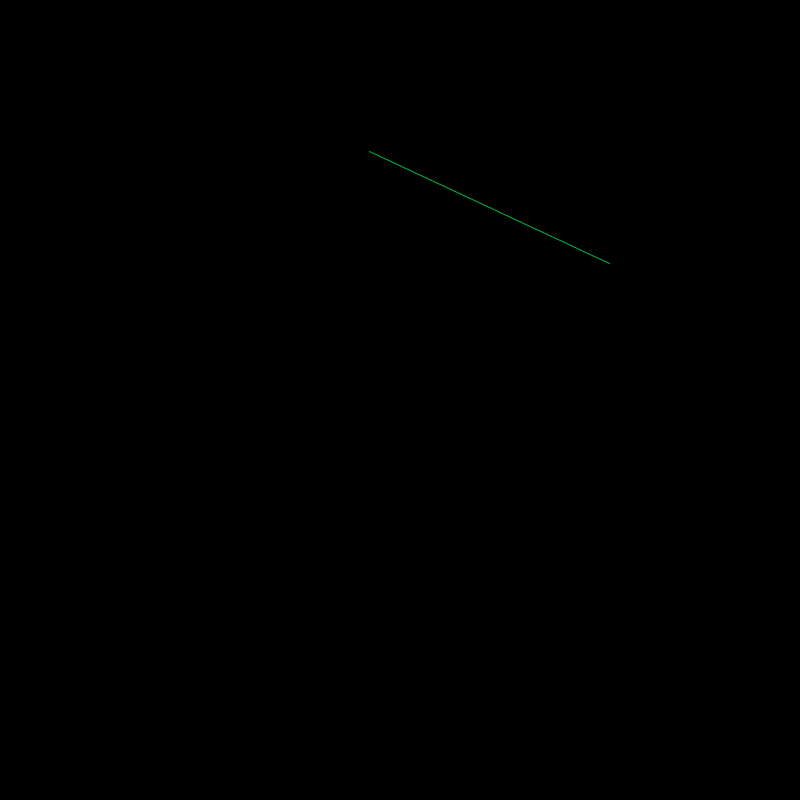
Frame 1 (no input)
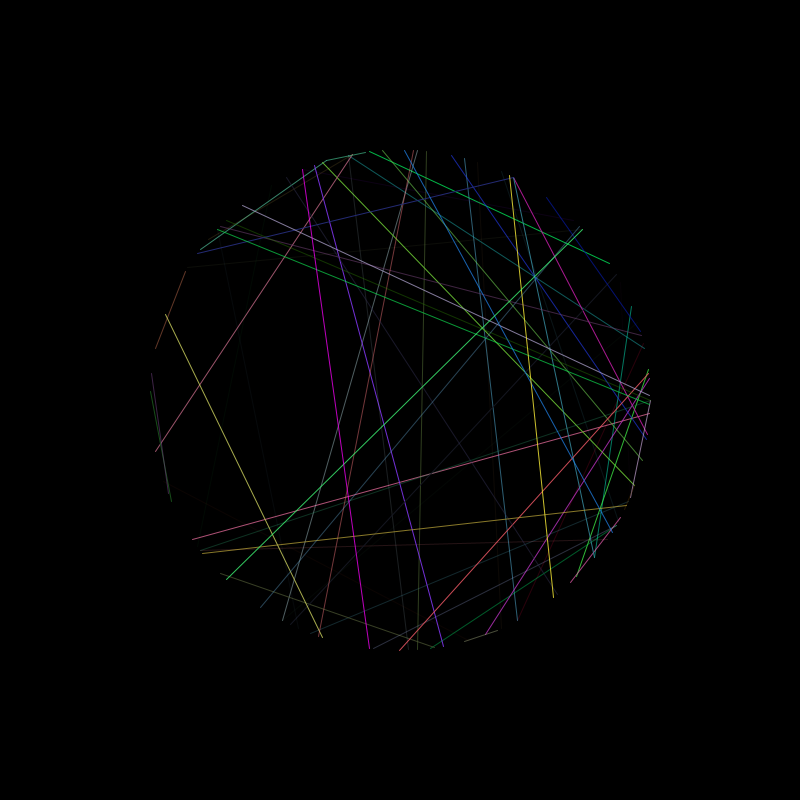
Frame 60 (the mouse pressed at the canvas centre just before this capture)
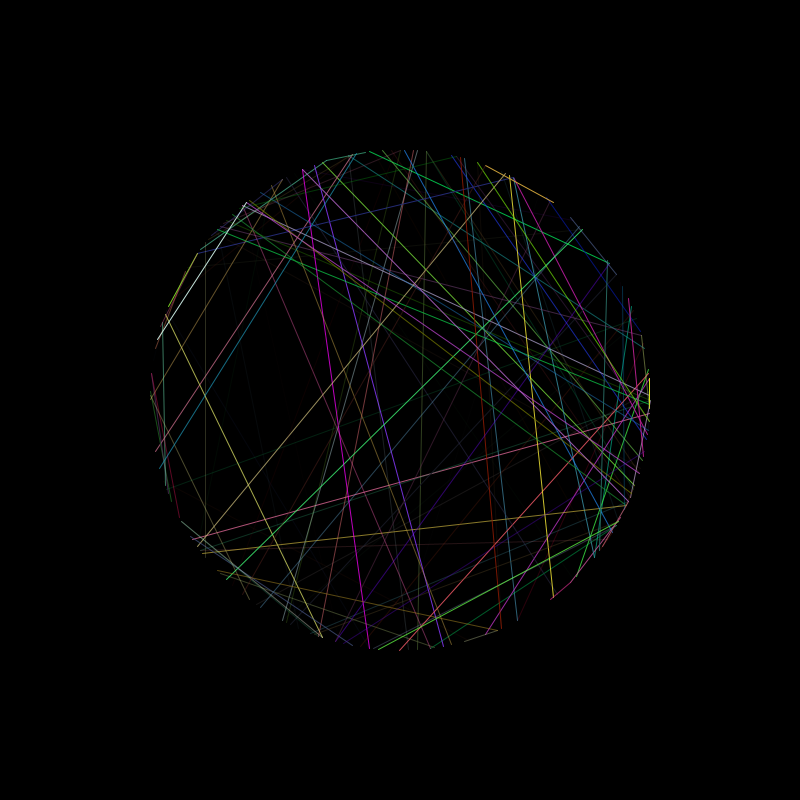
Frame 120 (the mouse held since frame 60 and released just before this capture)

The Processing sketch that drew these frames (run headless with seeded random() and noise(); from frame 60 on, the mouse is pressed at the canvas centre):

// Processing sketch: processing_69970
// ── processing_69970.pde

int rad = 250; 
float [] xPos = new float [400];  
float [] yPos = new float [400];
int k1, k2 ;

void setup() {    
  size(800, 800);      
  smooth();           
  background(0);   

  for (int i = 0; i < 400; i++) {
    int inc = i;
    float angle = radians(inc);
    xPos[i] = cos(angle) * rad;
    yPos[i] = sin(angle) * rad;
  }
}

void draw() {      

  translate(width/2, height/2);

  for (int i = 0; i < 400; i++) {
    stroke(random(0, 255), random(0, 255), random(0, 255), random(0, 255));
  }
  k1= (int)random(400);
  k2 = (int)random(400);

  line(xPos[k1], yPos[k1], xPos[k2], yPos[k2]);
}
